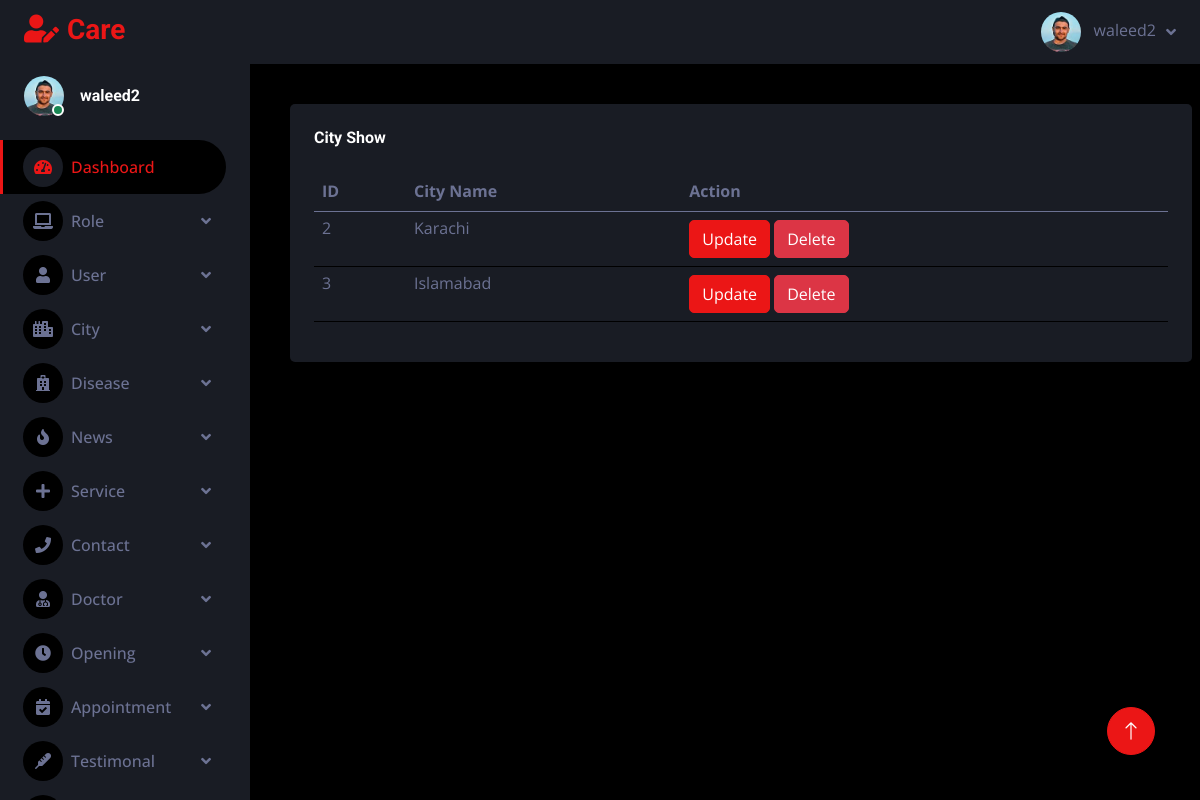
The page /adminpanel/cityshow.php (signed in) on the database its author committed.
### tables this page shows
CREATE TABLE `cities` (
  `city_id` int(11) NOT NULL,
  `city_name` varchar(255) NOT NULL
);

### adminpanel/cityshow.php (the view)
<?php
include "header.php";
?>
  <div class="container-fluid pt-4 px-4">
                    <div class=" mt-3 mb-3 mx-3  table table-dark table-striped">
                        <div class="bg-secondary rounded h-100 p-4">
                            <h6 class="mb-4">City Show</h6>
                                <table class="table">
                                <thead>
                                 <tr>
                                    <th> ID </th>
                                    <th> City Name</th>
                                    <th> Action </th>
                                 </tr>
                                </thead>
                                <tbody>
                        <?php
                        require "connection.php";
                        $qry = "SELECT * FROM `cities`";
                        $res = mysqli_query($conn, $qry);
                        while ($row =mysqli_fetch_assoc($res)){
                          ?>
                        <tr>
                          <td class="py-1"><?php echo $row['city_id'] ?></td>
                          <td class="py-1"><?php echo $row['city_name'] ?></td>
                          <td>
                          <a href="cityupdate.php?updid=<?php echo $row['city_id'] ?>">
                          <button type="button" class="btn btn-primary btn-rounded btn-fw">Update</button>
                          <a href="citydelete.php?dltid=<?php echo $row['city_id']?>">
                          <button type="button" class="btn btn-danger btn-rounded btn-fw">Delete</button>
                        </td>
                        </tr>
                        <?php } ?>
                      </tbody>
                                </table>
                            </div>
                    </div>
                        </div>
<?php
include "footer.php";
?>

### adminpanel/css/style.css (style rules this page uses)
:root { --primary: #EB1616; --secondary: #191C24; --light: #6C7293; --dark: #000000; }
.btn { transition: .5s; }

### rows shown on the page
cities: city_id "2", city_name "Karachi"
cities: city_id "3", city_name "Islamabad"

### other values the page prints
$_SESSION['name'] "waleed2"
